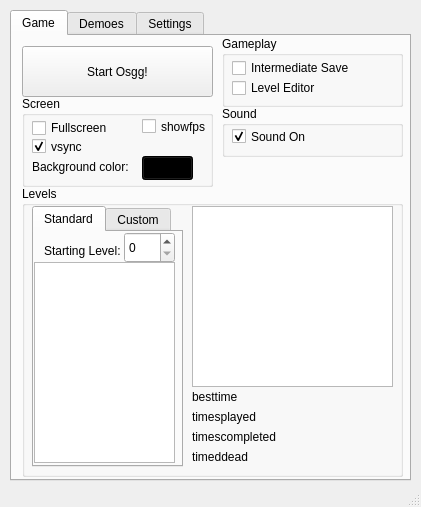
<ui version="4.0" >
 <author>Jimmy Christensen</author>
 <class>MainWindow</class>
 <widget class="QMainWindow" name="MainWindow" >
  <property name="geometry" >
   <rect>
    <x>0</x>
    <y>0</y>
    <width>421</width>
    <height>507</height>
   </rect>
  </property>
  <property name="windowTitle" >
   <string>OldSkoolGravityGame - Launcher</string>
  </property>
  <property name="windowIcon" >
   <iconset resource="std.qrc" >
    <normaloff>:/icon/icon.png</normaloff>:/icon/icon.png</iconset>
  </property>
  <widget class="QWidget" name="centralwidget" >
   <widget class="QTabWidget" name="tabWidget" >
    <property name="geometry" >
     <rect>
      <x>10</x>
      <y>10</y>
      <width>401</width>
      <height>471</height>
     </rect>
    </property>
    <property name="currentIndex" >
     <number>0</number>
    </property>
    <widget class="QWidget" name="gameTab" >
     <attribute name="title" >
      <string>Game</string>
     </attribute>
     <widget class="QGroupBox" name="groupBox_2" >
      <property name="geometry" >
       <rect>
        <x>210</x>
        <y>70</y>
        <width>181</width>
        <height>51</height>
       </rect>
      </property>
      <property name="title" >
       <string>Sound</string>
      </property>
      <widget class="QCheckBox" name="chSound" >
       <property name="geometry" >
        <rect>
         <x>10</x>
         <y>20</y>
         <width>81</width>
         <height>21</height>
        </rect>
       </property>
       <property name="toolTip" >
        <string>Enable in-game sound effects</string>
       </property>
       <property name="text" >
        <string>Sound On</string>
       </property>
       <property name="checked" >
        <bool>true</bool>
       </property>
      </widget>
     </widget>
     <widget class="QGroupBox" name="groupBox_3" >
      <property name="geometry" >
       <rect>
        <x>210</x>
        <y>0</y>
        <width>181</width>
        <height>71</height>
       </rect>
      </property>
      <property name="title" >
       <string>Gameplay</string>
      </property>
      <widget class="QCheckBox" name="chIs" >
       <property name="geometry" >
        <rect>
         <x>10</x>
         <y>20</y>
         <width>121</width>
         <height>24</height>
        </rect>
       </property>
       <property name="toolTip" >
        <string>Save progress automatically when you land on a base</string>
       </property>
       <property name="text" >
        <string>Intermediate Save</string>
       </property>
      </widget>
      <widget class="QCheckBox" name="chEditor" >
       <property name="geometry" >
        <rect>
         <x>10</x>
         <y>40</y>
         <width>91</width>
         <height>24</height>
        </rect>
       </property>
       <property name="toolTip" >
        <string>Start in level-editor mode</string>
       </property>
       <property name="text" >
        <string>Level Editor</string>
       </property>
      </widget>
     </widget>
     <widget class="QGroupBox" name="groupBox" >
      <property name="geometry" >
       <rect>
        <x>10</x>
        <y>60</y>
        <width>191</width>
        <height>91</height>
       </rect>
      </property>
      <property name="title" >
       <string>Screen</string>
      </property>
      <widget class="QLabel" name="label" >
       <property name="geometry" >
        <rect>
         <x>10</x>
         <y>60</y>
         <width>101</width>
         <height>21</height>
        </rect>
       </property>
       <property name="text" >
        <string>Background color:</string>
       </property>
      </widget>
      <widget class="QToolButton" name="btnSelectBgColor" >
       <property name="geometry" >
        <rect>
         <x>120</x>
         <y>60</y>
         <width>51</width>
         <height>24</height>
        </rect>
       </property>
       <property name="toolTip" >
        <string/>
       </property>
       <property name="styleSheet" >
        <string notr="true" >background-color: rgb(0, 0, 0);</string>
       </property>
       <property name="text" >
        <string>...</string>
       </property>
      </widget>
      <widget class="QCheckBox" name="chVsync" >
       <property name="geometry" >
        <rect>
         <x>10</x>
         <y>40</y>
         <width>61</width>
         <height>21</height>
        </rect>
       </property>
       <property name="toolTip" >
        <string>Turn on Vsync for smooth gameplay.</string>
       </property>
       <property name="text" >
        <string>vsync</string>
       </property>
       <property name="checked" >
        <bool>true</bool>
       </property>
      </widget>
      <widget class="QCheckBox" name="chShowFps" >
       <property name="geometry" >
        <rect>
         <x>120</x>
         <y>20</y>
         <width>71</width>
         <height>21</height>
        </rect>
       </property>
       <property name="toolTip" >
        <string>Show how many fps the game runs at, this value should be close to 60 for optimal play.</string>
       </property>
       <property name="text" >
        <string>showfps</string>
       </property>
       <property name="checked" >
        <bool>false</bool>
       </property>
      </widget>
      <widget class="QCheckBox" name="chFullScreen" >
       <property name="geometry" >
        <rect>
         <x>10</x>
         <y>20</y>
         <width>80</width>
         <height>24</height>
        </rect>
       </property>
       <property name="toolTip" >
        <string>Run game in fullscreen mode</string>
       </property>
       <property name="text" >
        <string>Fullscreen</string>
       </property>
      </widget>
     </widget>
     <widget class="QPushButton" name="btnStart" >
      <property name="geometry" >
       <rect>
        <x>10</x>
        <y>10</y>
        <width>191</width>
        <height>51</height>
       </rect>
      </property>
      <property name="toolTip" >
       <string>Start the game!</string>
      </property>
      <property name="text" >
       <string>Start Osgg!</string>
      </property>
      <property name="icon" >
       <iconset resource="std.qrc" >
        <normaloff>:/icon/icon.png</normaloff>:/icon/icon.png</iconset>
      </property>
      <property name="iconSize" >
       <size>
        <width>32</width>
        <height>32</height>
       </size>
      </property>
     </widget>
     <widget class="QGroupBox" name="groupBoxLevels" >
      <property name="geometry" >
       <rect>
        <x>10</x>
        <y>150</y>
        <width>381</width>
        <height>291</height>
       </rect>
      </property>
      <property name="title" >
       <string>Levels</string>
      </property>
      <widget class="QTabWidget" name="tabLvl" >
       <property name="geometry" >
        <rect>
         <x>10</x>
         <y>20</y>
         <width>151</width>
         <height>261</height>
        </rect>
       </property>
       <property name="currentIndex" >
        <number>0</number>
       </property>
       <widget class="QWidget" name="tab" >
        <attribute name="title" >
         <string>Standard</string>
        </attribute>
        <widget class="QLabel" name="label_2" >
         <property name="geometry" >
          <rect>
           <x>10</x>
           <y>10</y>
           <width>81</width>
           <height>18</height>
          </rect>
         </property>
         <property name="text" >
          <string>Starting Level:</string>
         </property>
        </widget>
        <widget class="QSpinBox" name="numStartLevel" >
         <property name="geometry" >
          <rect>
           <x>90</x>
           <y>0</y>
           <width>51</width>
           <height>31</height>
          </rect>
         </property>
        </widget>
        <widget class="QListWidget" name="lstStdLvl" >
         <property name="geometry" >
          <rect>
           <x>0</x>
           <y>30</y>
           <width>141</width>
           <height>201</height>
          </rect>
         </property>
         <property name="sortingEnabled" >
          <bool>false</bool>
         </property>
        </widget>
       </widget>
       <widget class="QWidget" name="tab_2" >
        <attribute name="title" >
         <string>Custom</string>
        </attribute>
        <widget class="QPushButton" name="btnRemoveCustom" >
         <property name="geometry" >
          <rect>
           <x>90</x>
           <y>200</y>
           <width>51</width>
           <height>31</height>
          </rect>
         </property>
         <property name="text" >
          <string>Remove</string>
         </property>
        </widget>
        <widget class="QPushButton" name="btnAddCustom" >
         <property name="geometry" >
          <rect>
           <x>0</x>
           <y>200</y>
           <width>51</width>
           <height>31</height>
          </rect>
         </property>
         <property name="text" >
          <string>Add</string>
         </property>
        </widget>
        <widget class="QPushButton" name="btnShare" >
         <property name="geometry" >
          <rect>
           <x>60</x>
           <y>0</y>
           <width>51</width>
           <height>31</height>
          </rect>
         </property>
         <property name="text" >
          <string>Share</string>
         </property>
        </widget>
        <widget class="QListWidget" name="lstCustomLvl" >
         <property name="geometry" >
          <rect>
           <x>0</x>
           <y>30</y>
           <width>141</width>
           <height>171</height>
          </rect>
         </property>
        </widget>
        <widget class="QPushButton" name="btnCreate" >
         <property name="geometry" >
          <rect>
           <x>0</x>
           <y>0</y>
           <width>51</width>
           <height>31</height>
          </rect>
         </property>
         <property name="text" >
          <string>Create</string>
         </property>
        </widget>
       </widget>
      </widget>
      <widget class="QGraphicsView" name="lvlPreview" >
       <property name="geometry" >
        <rect>
         <x>170</x>
         <y>20</y>
         <width>201</width>
         <height>181</height>
        </rect>
       </property>
      </widget>
      <widget class="QLabel" name="txtBestTime" >
       <property name="geometry" >
        <rect>
         <x>170</x>
         <y>200</y>
         <width>141</width>
         <height>21</height>
        </rect>
       </property>
       <property name="text" >
        <string>besttime</string>
       </property>
      </widget>
      <widget class="QLabel" name="txtTimesPlayed" >
       <property name="geometry" >
        <rect>
         <x>170</x>
         <y>220</y>
         <width>141</width>
         <height>21</height>
        </rect>
       </property>
       <property name="text" >
        <string>timesplayed</string>
       </property>
      </widget>
      <widget class="QLabel" name="txtTimesCompleted" >
       <property name="geometry" >
        <rect>
         <x>170</x>
         <y>240</y>
         <width>131</width>
         <height>21</height>
        </rect>
       </property>
       <property name="text" >
        <string>timescompleted</string>
       </property>
      </widget>
      <widget class="QLabel" name="txtTimesDead" >
       <property name="geometry" >
        <rect>
         <x>170</x>
         <y>260</y>
         <width>141</width>
         <height>21</height>
        </rect>
       </property>
       <property name="text" >
        <string>timeddead</string>
       </property>
      </widget>
     </widget>
    </widget>
    <widget class="QWidget" name="demoTab" >
     <attribute name="title" >
      <string>Demoes</string>
     </attribute>
    </widget>
    <widget class="QWidget" name="tab_3" >
     <attribute name="title" >
      <string>Settings</string>
     </attribute>
     <widget class="QLabel" name="label_3" >
      <property name="geometry" >
       <rect>
        <x>20</x>
        <y>10</y>
        <width>91</width>
        <height>31</height>
       </rect>
      </property>
      <property name="text" >
       <string>osgg data path:</string>
      </property>
     </widget>
     <widget class="QLabel" name="label_4" >
      <property name="geometry" >
       <rect>
        <x>10</x>
        <y>37</y>
        <width>101</width>
        <height>31</height>
       </rect>
      </property>
      <property name="text" >
       <string>osgg executable:</string>
      </property>
     </widget>
     <widget class="QLineEdit" name="txtDataDir" >
      <property name="geometry" >
       <rect>
        <x>110</x>
        <y>10</y>
        <width>221</width>
        <height>28</height>
       </rect>
      </property>
     </widget>
     <widget class="QLineEdit" name="txtExecPath" >
      <property name="geometry" >
       <rect>
        <x>110</x>
        <y>40</y>
        <width>221</width>
        <height>28</height>
       </rect>
      </property>
     </widget>
     <widget class="QToolButton" name="btnBrowseDataDir" >
      <property name="geometry" >
       <rect>
        <x>340</x>
        <y>10</y>
        <width>22</width>
        <height>24</height>
       </rect>
      </property>
      <property name="text" >
       <string comment="Browse for the data directory" >...</string>
      </property>
     </widget>
     <widget class="QToolButton" name="btnBrowseExecPath" >
      <property name="geometry" >
       <rect>
        <x>340</x>
        <y>40</y>
        <width>22</width>
        <height>24</height>
       </rect>
      </property>
      <property name="text" >
       <string comment="Browse for the executable" >...</string>
      </property>
     </widget>
    </widget>
   </widget>
  </widget>
  <widget class="QStatusBar" name="statusbar" />
 </widget>
 <resources>
  <include location="std.qrc" />
 </resources>
 <connections>
  <connection>
   <sender>lstStdLvl</sender>
   <signal>currentRowChanged(int)</signal>
   <receiver>numStartLevel</receiver>
   <slot>setValue(int)</slot>
   <hints>
    <hint type="sourcelabel" >
     <x>139</x>
     <y>367</y>
    </hint>
    <hint type="destinationlabel" >
     <x>149</x>
     <y>257</y>
    </hint>
   </hints>
  </connection>
 </connections>
</ui>
